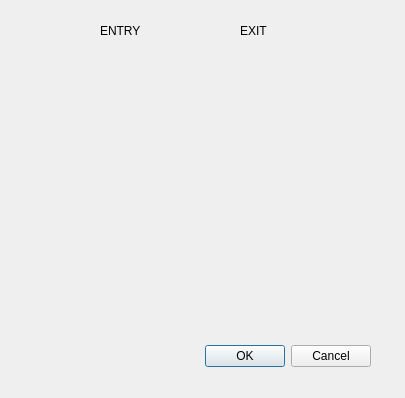
<?xml version="1.0" encoding="UTF-8"?>
<ui version="4.0">
 <class>ReserveParkingDialog</class>
 <widget class="QDialog" name="ReserveParkingDialog">
  <property name="geometry">
   <rect>
    <x>0</x>
    <y>0</y>
    <width>405</width>
    <height>398</height>
   </rect>
  </property>
  <property name="windowTitle">
   <string>Dialog</string>
  </property>
  <widget class="QDialogButtonBox" name="buttonBox">
   <property name="geometry">
    <rect>
     <x>30</x>
     <y>340</y>
     <width>341</width>
     <height>32</height>
    </rect>
   </property>
   <property name="orientation">
    <enum>Qt::Orientation::Horizontal</enum>
   </property>
   <property name="standardButtons">
    <set>QDialogButtonBox::StandardButton::Cancel|QDialogButtonBox::StandardButton::Ok</set>
   </property>
  </widget>
  <widget class="QLabel" name="label">
   <property name="geometry">
    <rect>
     <x>100</x>
     <y>20</y>
     <width>60</width>
     <height>21</height>
    </rect>
   </property>
   <property name="text">
    <string>ENTRY</string>
   </property>
  </widget>
  <widget class="QLabel" name="label_2">
   <property name="geometry">
    <rect>
     <x>240</x>
     <y>20</y>
     <width>60</width>
     <height>21</height>
    </rect>
   </property>
   <property name="text">
    <string>EXIT</string>
   </property>
  </widget>
  <widget class="QWidget" name="gridLayoutWidget">
   <property name="geometry">
    <rect>
     <x>60</x>
     <y>50</y>
     <width>280</width>
     <height>275</height>
    </rect>
   </property>
   <layout class="QGridLayout" name="gridLayout"/>
  </widget>
 </widget>
 <resources/>
 <connections>
  <connection>
   <sender>buttonBox</sender>
   <signal>accepted()</signal>
   <receiver>ReserveParkingDialog</receiver>
   <slot>accept()</slot>
   <hints>
    <hint type="sourcelabel">
     <x>248</x>
     <y>254</y>
    </hint>
    <hint type="destinationlabel">
     <x>157</x>
     <y>274</y>
    </hint>
   </hints>
  </connection>
  <connection>
   <sender>buttonBox</sender>
   <signal>rejected()</signal>
   <receiver>ReserveParkingDialog</receiver>
   <slot>reject()</slot>
   <hints>
    <hint type="sourcelabel">
     <x>316</x>
     <y>260</y>
    </hint>
    <hint type="destinationlabel">
     <x>286</x>
     <y>274</y>
    </hint>
   </hints>
  </connection>
 </connections>
</ui>
